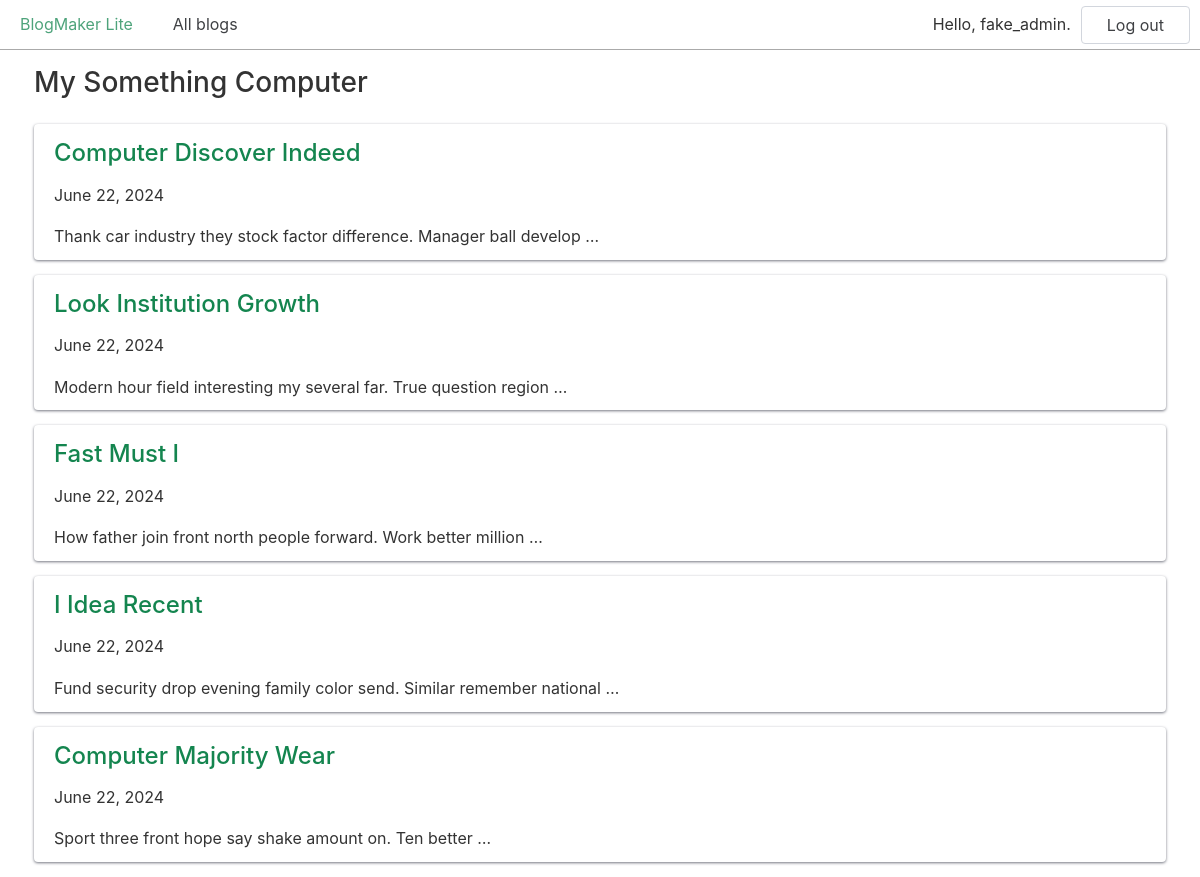
The page /blogs/1/ (signed in) on the database its author committed.
### blogs/models.py (models this page shows, shortened)
class Blog(models.Model):
    title = models.CharField(max_length=200)
    description = models.TextField()
    date_added = models.DateTimeField(auto_now_add=True)

class BlogPost(models.Model):
    title = models.CharField(max_length=500)
    body = models.TextField()
    blog = models.ForeignKey(Blog, on_delete=models.CASCADE)
    date_added = models.DateTimeField(auto_now_add=True)

### blogs/views.py (the view)
# urls.py: path("blogs/<int:blog_id>/", views.blog, name="blog"),
def blog(request, blog_id):
    blog = Blog.objects.get(id=blog_id)
    posts = blog.blogpost_set.all()
    context = {
        "blog": blog,
        "posts": posts,
    }
    return render(request, "blogs/blog.html", context)

### blogs/templates/blogs/blog.html
{% extends "blogs/base.html" %}
{% block content %}
  <h2>{{ blog.title }}</h2>
  {% for post in posts %}
    <div class="card">
      <header>
        <h3><a href="{% url 'blogs:post' post.id %}">
          {{ post.title }}</a></h3>
      </header>
      <p>{{ post.date_added|date:"DATE_FORMAT"}}</p>
      <p>{{ post.body|truncatewords:10 }}</p>
    </div>
  {% empty %}
    <h3>No posts have been written yet.</h3>
  {% endfor %}
{% endblock content %}

### blogs/templates/blogs/base.html (shortened to what this page needs)
{% load static %}
<!doctype html>
<html lang="en-US">
  <head>
    <link href="{% static 'chota.css' %}" rel="stylesheet" type="text/css">
    <link href="{% static 'custom.css' %}" rel="stylesheet" type="text/css">
  </head>
  <body>
    <nav class="nav">
      <div class="nav-left">
        <a class="active" href="{% url 'blogs:index' %}">BlogMaker Lite</a>
        <a href="{% url 'blogs:blogs' %}">All blogs</a>
      </div>
      <div class="nav-right">
        {% if user.is_authenticated %}
          <span class="is-vertical-align">
            Hello, {{ user.username }}.</span>
          <form action="{% url 'accounts:logout' %}" method="post"
              class="is-vertical-align">
            <button class="button outline">Log out</button>
          </form>
        {% else %}
          <a href="{% url 'accounts:login' %}">Log in</a>
          <a href="{% url 'accounts:register' %}">Register</a>
        {% endif %}
      </div>
    </nav>
    <div class="container">
      {% block content %}{% endblock content %}
    </div>
  </body>
</html>

### css/chota.css (style rules this page uses)
:root { --bg-color: #fff; --bg-secondary-color: #f3f3f6; --color-primary: #14854f; --color-lightGrey: #d2d6dd; --color-grey: #747681; --color-darkGrey: #3f4144; --color-error: #d43939; --color-success: #28bd14; --grid-maxWidth: 120rem; --grid-gutter: 2rem; --font-size: 1.6rem; --font-color: #333; --font-family-sans: -apple-system, "BlinkMacSystemFont", "Avenir", "Avenir Next", "Segoe UI", "Roboto", "Oxygen", "Ubuntu", "Cantarell", "Fira Sans", "Droid Sans", "Helvetica Neue", sans-serif; --font-family-mono: monaco, "Consolas", "Lucida Console", monospace; }
html { -webkit-box-sizing: border-box; box-sizing: border-box; font-size: 62.5%; line-height: 1.15; -webkit-text-size-adjust: 100%; -moz-text-size-adjust: 100%; -ms-text-size-adjust: 100%; text-size-adjust: 100%; }
*, *::before, *::after { -webkit-box-sizing: inherit; box-sizing: inherit; }
body { background-color: var(--bg-color); line-height: 1.6; font-size: var(--font-size); color: var(--font-color); font-family: "Segoe UI", "Helvetica Neue", sans-serif; font-family: var(--font-family-sans); margin: 0; padding: 0; }
h1, h2, h3, h4, h5, h6 { font-weight: 500; margin: 0.35em 0 0.7em; }
h2 { font-size: 1.75em; }
h3 { font-size: 1.5em; }
a { color: var(--color-primary); text-decoration: none; }
button { font-family: inherit; }
p { margin-top: 0; }
.container { max-width: var(--grid-maxWidth); margin: 0 auto; width: 96%; padding: 0 calc(var(--grid-gutter) / 2); }
.button, [type="button"], [type="reset"], [type="submit"], button { padding: 1rem 2.5rem; color: var(--color-darkGrey); background: var(--color-lightGrey); border-radius: 4px; border: 1px solid transparent; font-size: var(--font-size); line-height: 1; text-align: center; -webkit-transition: opacity 0.2s ease; transition: opacity 0.2s ease; text-decoration: none; -webkit-transform: scale(1); transform: scale(1); display: inline-block; cursor: pointer; }
.button.outline { background-color: transparent; border-color: var(--color-lightGrey); }
::placeholder { color: #bdbfc4; }
.nav { display: -webkit-box; display: -ms-flexbox; display: flex; min-height: 5rem; -webkit-box-align: stretch; -ms-flex-align: stretch; align-items: stretch; }
.nav-center, .nav-left, .nav-right { display: -webkit-box; display: -ms-flexbox; display: flex; -webkit-box-flex: 1; -ms-flex: 1; flex: 1; }
.nav-left { -webkit-box-pack: start; -ms-flex-pack: start; justify-content: flex-start; }
.nav-right { -webkit-box-pack: end; -ms-flex-pack: end; justify-content: flex-end; }
.nav a, .nav .brand { text-decoration: none; display: -webkit-box; display: -ms-flexbox; display: flex; -webkit-box-align: center; -ms-flex-align: center; align-items: center; padding: 1rem 2rem; color: var(--color-darkGrey); }
.nav [aria-current="page"]:not(.button), .nav .active:not(.button) { color: #000; color: var(--color-primary); }
.nav .button { margin: auto 1rem; }
.card { padding: 1rem 2rem; border-radius: 4px; background: var(--bg-color); -webkit-box-shadow: 0 1px 3px var(--color-grey); box-shadow: 0 1px 3px var(--color-grey); }
.card p:last-child { margin: 0; }
.card header > * { margin-top: 0; margin-bottom: 1rem; }
.is-vertical-align { display: -webkit-box; display: -ms-flexbox; display: flex; -webkit-box-align: center; -ms-flex-align: center; align-items: center; }

### css/custom.css (style rules this page uses)
.nav { border-bottom: 1px solid #aaa; }
.card { margin-bottom: 15px; }

### rows shown on the page
Blog: title "My Something Computer"
BlogPost: title "Computer Discover Indeed", date_added "June 22, 2024", body "Thank car industry they stock factor difference. Manager ball develop …"
BlogPost: title "Look Institution Growth", date_added "June 22, 2024", body "Modern hour field interesting my several far. True question region …"
BlogPost: title "Fast Must I", date_added "June 22, 2024", body "How father join front north people forward. Work better million …"
BlogPost: title "I Idea Recent", date_added "June 22, 2024", body "Fund security drop evening family color send. Similar remember national …"
BlogPost: title "Computer Majority Wear", date_added "June 22, 2024", body "Sport three front hope say shake amount on. Ten better …"

### other values the page prints
{{ user.username }} "fake_admin"
